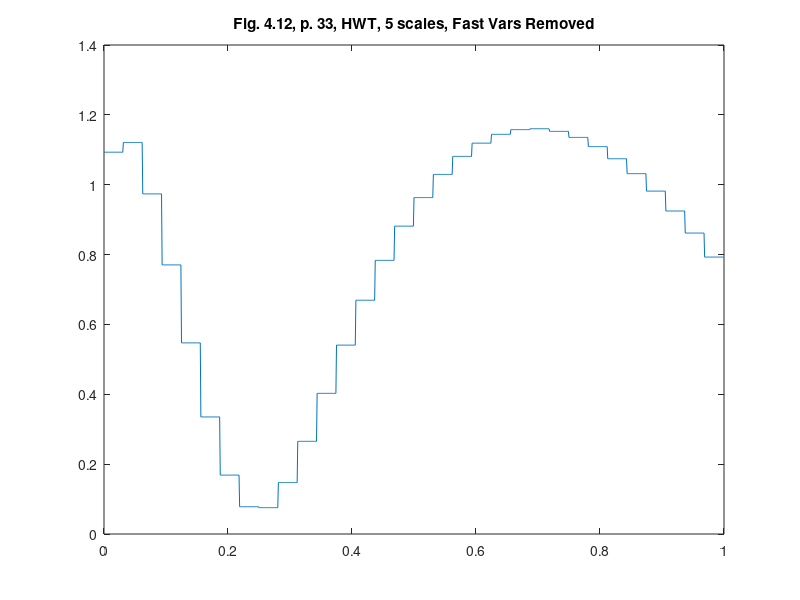

Source code (MATLAB):
%% ========================================================================
%% Programmatic octave notes on "Ripples in Mathematics" by A. Jensen
%% and A. la Cour-Harbo written with a deep gratitude to the authors for
%% this wonderful text. 
%% 
%% Reconstruction of graphs in Figure 4.12, top, p.33, Ch 04.
%%
%% Author: Vladimir Kulyukin
%% 
%% NB: I have tested this code in Octave 4.
%% =========================================================================
t = (1.0/1024.0)*[0:1023];

y_fig_4_12_p33 = [
1.093059323738153
1.093059323738153
1.093059323738153
1.093059323738153
1.093059323738153
1.093059323738153
1.093059323738153
1.093059323738153
1.093059323738153
1.093059323738153
1.093059323738153
1.093059323738153
1.093059323738153
1.093059323738153
1.093059323738153
1.093059323738153
1.093059323738153
1.093059323738153
1.093059323738153
1.093059323738153
1.093059323738153
1.093059323738153
1.093059323738153
1.093059323738153
1.093059323738153
1.093059323738153
1.093059323738153
1.093059323738153
1.093059323738153
1.093059323738153
1.093059323738153
1.093059323738153
1.1208692446552968
1.1208692446552968
1.1208692446552968
1.1208692446552968
1.1208692446552968
1.1208692446552968
1.1208692446552968
1.1208692446552968
1.1208692446552968
1.1208692446552968
1.1208692446552968
1.1208692446552968
1.1208692446552968
1.1208692446552968
1.1208692446552968
1.1208692446552968
1.1208692446552968
1.1208692446552968
1.1208692446552968
1.1208692446552968
1.1208692446552968
1.1208692446552968
1.1208692446552968
1.1208692446552968
1.1208692446552968
1.1208692446552968
1.1208692446552968
1.1208692446552968
1.1208692446552968
1.1208692446552968
1.1208692446552968
1.1208692446552968
0.9738014263164662
0.973801426316466
0.9738014263164662
0.9738014263164662
0.9738014263164662
0.9738014263164662
0.9738014263164662
0.9738014263164662
0.9738014263164662
0.9738014263164662
0.9738014263164662
0.9738014263164662
0.9738014263164662
0.9738014263164662
0.9738014263164662
0.9738014263164662
0.9738014263164662
0.9738014263164662
0.9738014263164662
0.9738014263164662
0.9738014263164662
0.9738014263164662
0.9738014263164662
0.9738014263164662
0.9738014263164662
0.9738014263164662
0.9738014263164662
0.9738014263164662
0.9738014263164662
0.9738014263164662
0.9738014263164662
0.9738014263164662
0.7704994145821934
0.7704994145821935
0.7704994145821934
0.7704994145821934
0.7704994145821934
0.7704994145821934
0.7704994145821934
0.7704994145821934
0.7704994145821934
0.7704994145821934
0.7704994145821934
0.7704994145821934
0.7704994145821934
0.7704994145821934
0.7704994145821934
0.7704994145821934
0.7704994145821934
0.7704994145821934
0.7704994145821934
0.7704994145821934
0.7704994145821934
0.7704994145821934
0.7704994145821934
0.7704994145821934
0.7704994145821934
0.7704994145821934
0.7704994145821934
0.7704994145821934
0.7704994145821934
0.7704994145821934
0.7704994145821934
0.7704994145821934
0.5472181708896684
0.5472181708896686
0.5472181708896684
0.5472181708896684
0.5472181708896684
0.5472181708896684
0.5472181708896684
0.5472181708896684
0.5472181708896684
0.5472181708896684
0.5472181708896684
0.5472181708896684
0.5472181708896684
0.5472181708896684
0.5472181708896684
0.5472181708896684
0.5472181708896684
0.5472181708896684
0.5472181708896684
0.5472181708896684
0.5472181708896684
0.5472181708896684
0.5472181708896684
0.5472181708896684
0.5472181708896684
0.5472181708896684
0.5472181708896684
0.5472181708896684
0.5472181708896684
0.5472181708896684
0.5472181708896684
0.5472181708896684
0.33516604112267445
0.33516604112267423
0.33516604112267445
0.33516604112267445
0.33516604112267445
0.33516604112267445
0.33516604112267445
0.33516604112267445
0.33516604112267445
0.33516604112267445
0.33516604112267445
0.33516604112267445
0.33516604112267445
0.33516604112267445
0.33516604112267445
0.33516604112267445
0.33516604112267445
0.33516604112267445
0.33516604112267445
0.33516604112267445
0.33516604112267445
0.33516604112267445
0.33516604112267445
0.33516604112267445
0.33516604112267445
0.33516604112267445
0.33516604112267445
0.33516604112267445
0.33516604112267445
0.33516604112267445
0.33516604112267445
0.33516604112267445
0.16862629791797773
0.16862629791797756
0.16862629791797773
0.16862629791797773
0.16862629791797773
0.16862629791797773
0.16862629791797773
0.16862629791797773
0.16862629791797773
0.16862629791797773
0.16862629791797773
0.16862629791797773
0.16862629791797773
0.16862629791797773
0.16862629791797773
0.16862629791797773
0.16862629791797773
0.16862629791797773
0.16862629791797773
0.16862629791797773
0.16862629791797773
0.16862629791797773
0.16862629791797773
0.16862629791797773
0.16862629791797773
0.16862629791797773
0.16862629791797773
0.16862629791797773
0.16862629791797773
0.16862629791797773
0.16862629791797773
0.16862629791797773
0.07811748080670465
0.07811748080670466
0.07811748080670465
0.07811748080670465
0.07811748080670465
0.07811748080670465
0.07811748080670465
0.07811748080670465
0.07811748080670465
0.07811748080670465
0.07811748080670465
0.07811748080670465
0.07811748080670465
0.07811748080670465
0.07811748080670465
0.07811748080670465
0.07811748080670466
0.07811748080670465
0.07811748080670465
0.07811748080670465
0.07811748080670465
0.07811748080670465
0.07811748080670465
0.07811748080670465
0.07811748080670465
0.07811748080670465
0.07811748080670465
0.07811748080670465
0.07811748080670465
0.07811748080670465
0.07811748080670465
0.07811748080670465
0.07548185761080115
0.07548185761080117
0.07548185761080115
0.07548185761080115
0.07548185761080115
0.07548185761080115
0.07548185761080115
0.07548185761080115
0.07548185761080115
0.07548185761080115
0.07548185761080115
0.07548185761080115
0.07548185761080115
0.07548185761080115
0.07548185761080115
0.07548185761080115
0.07548185761080115
0.07548185761080115
0.07548185761080115
0.07548185761080115
0.07548185761080115
0.07548185761080115
0.07548185761080115
0.07548185761080115
0.07548185761080115
0.07548185761080115
0.07548185761080115
0.07548185761080115
0.07548185761080115
0.07548185761080115
0.07548185761080115
0.07548185761080115
0.1472275494629902
0.14722754946299021
0.1472275494629902
0.1472275494629902
0.1472275494629902
0.1472275494629902
0.1472275494629902
0.1472275494629902
0.1472275494629902
0.1472275494629902
0.1472275494629902
0.1472275494629902
0.1472275494629902
0.1472275494629902
0.1472275494629902
0.1472275494629902
0.1472275494629902
0.1472275494629902
0.1472275494629902
0.1472275494629902
0.1472275494629902
0.1472275494629902
0.1472275494629902
0.1472275494629902
0.1472275494629902
0.1472275494629902
0.1472275494629902
0.1472275494629902
0.1472275494629902
0.1472275494629902
0.1472275494629902
0.1472275494629902
0.26528678949065065
0.26528678949065077
0.26528678949065065
0.26528678949065065
0.26528678949065065
0.26528678949065065
0.26528678949065065
0.26528678949065065
0.26528678949065065
0.26528678949065065
0.26528678949065065
0.26528678949065065
0.26528678949065065
0.26528678949065065
0.26528678949065065
0.26528678949065065
0.26528678949065065
0.26528678949065065
0.26528678949065065
0.26528678949065065
0.26528678949065065
0.26528678949065065
0.26528678949065065
0.26528678949065065
0.26528678949065065
0.26528678949065065
0.26528678949065065
0.26528678949065065
0.26528678949065065
0.26528678949065065
0.26528678949065065
0.26528678949065065
0.4026410376812108
0.40264103768121084
0.4026410376812108
0.4026410376812108
0.4026410376812108
0.4026410376812108
0.4026410376812108
0.4026410376812108
0.4026410376812108
0.4026410376812108
0.4026410376812108
0.4026410376812108
0.4026410376812108
0.4026410376812108
0.4026410376812108
0.4026410376812108
0.4026410376812108
0.4026410376812108
0.4026410376812108
0.4026410376812108
0.4026410376812108
0.4026410376812108
0.4026410376812108
0.4026410376812108
0.4026410376812108
0.4026410376812108
0.4026410376812108
0.4026410376812108
0.4026410376812108
0.4026410376812108
0.4026410376812108
0.4026410376812108
0.5407397549263461
0.5407397549263462
0.5407397549263461
0.5407397549263461
0.5407397549263461
0.5407397549263461
0.5407397549263461
0.5407397549263461
0.5407397549263461
0.5407397549263461
0.5407397549263461
0.5407397549263461
0.5407397549263461
0.5407397549263461
0.5407397549263461
0.5407397549263461
0.5407397549263461
0.5407397549263461
0.5407397549263461
0.5407397549263461
0.5407397549263461
0.5407397549263461
0.5407397549263461
0.5407397549263461
0.5407397549263461
0.5407397549263461
0.5407397549263461
0.5407397549263461
0.5407397549263461
0.5407397549263461
0.5407397549263461
0.5407397549263461
0.6692546135168123
0.6692546135168123
0.6692546135168123
0.6692546135168123
0.6692546135168123
0.6692546135168123
0.6692546135168123
0.6692546135168123
0.6692546135168123
0.6692546135168123
0.6692546135168123
0.6692546135168123
0.6692546135168123
0.6692546135168123
0.6692546135168123
0.6692546135168123
0.6692546135168123
0.6692546135168123
0.6692546135168123
0.6692546135168123
0.6692546135168123
0.6692546135168123
0.6692546135168123
0.6692546135168123
0.6692546135168123
0.6692546135168123
0.6692546135168123
0.6692546135168123
0.6692546135168123
0.6692546135168123
0.6692546135168123
0.6692546135168123
0.7833686385189779
0.783368638518978
0.7833686385189779
0.7833686385189779
0.7833686385189779
0.7833686385189779
0.7833686385189779
0.7833686385189779
0.7833686385189779
0.7833686385189779
0.7833686385189779
0.7833686385189779
0.7833686385189779
0.7833686385189779
0.7833686385189779
0.7833686385189779
0.7833686385189779
0.7833686385189779
0.7833686385189779
0.7833686385189779
0.7833686385189779
0.7833686385189779
0.7833686385189779
0.7833686385189779
0.7833686385189779
0.7833686385189779
0.7833686385189779
0.7833686385189779
0.7833686385189779
0.7833686385189779
0.7833686385189779
0.7833686385189779
0.8813824907993536
0.8813824907993535
0.8813824907993536
0.8813824907993536
0.8813824907993536
0.8813824907993536
0.8813824907993536
0.8813824907993536
0.8813824907993536
0.8813824907993536
0.8813824907993536
0.8813824907993536
0.8813824907993536
0.8813824907993536
0.8813824907993536
0.8813824907993536
0.8813824907993536
0.8813824907993536
0.8813824907993536
0.8813824907993536
0.8813824907993536
0.8813824907993536
0.8813824907993536
0.8813824907993536
0.8813824907993536
0.8813824907993536
0.8813824907993536
0.8813824907993536
0.8813824907993536
0.8813824907993536
0.8813824907993536
0.8813824907993536
0.9631896918779359
0.9631896918779359
0.9631896918779359
0.9631896918779359
0.9631896918779359
0.9631896918779359
0.9631896918779359
0.9631896918779359
0.9631896918779359
0.9631896918779359
0.9631896918779359
0.9631896918779359
0.9631896918779359
0.9631896918779359
0.9631896918779359
0.9631896918779359
0.9631896918779359
0.9631896918779359
0.9631896918779359
0.9631896918779359
0.9631896918779359
0.9631896918779359
0.9631896918779359
0.9631896918779359
0.9631896918779359
0.9631896918779359
0.9631896918779359
0.9631896918779359
0.9631896918779359
0.9631896918779359
0.9631896918779359
0.9631896918779359
1.029424686877916
1.029424686877916
1.029424686877916
1.029424686877916
1.029424686877916
1.029424686877916
1.029424686877916
1.029424686877916
1.029424686877916
1.029424686877916
1.029424686877916
1.029424686877916
1.029424686877916
1.029424686877916
1.029424686877916
1.029424686877916
1.029424686877916
1.029424686877916
1.029424686877916
1.029424686877916
1.029424686877916
1.029424686877916
1.029424686877916
1.029424686877916
1.029424686877916
1.029424686877916
1.029424686877916
1.029424686877916
1.029424686877916
1.029424686877916
1.029424686877916
1.029424686877916
1.0810174108655095
1.0810174108655095
1.0810174108655095
1.0810174108655095
1.0810174108655095
1.0810174108655095
1.0810174108655095
1.0810174108655095
1.0810174108655095
1.0810174108655095
1.0810174108655095
1.0810174108655095
1.0810174108655095
1.0810174108655095
1.0810174108655095
1.0810174108655095
1.0810174108655095
1.0810174108655095
1.0810174108655095
1.0810174108655095
1.0810174108655095
1.0810174108655095
1.0810174108655095
1.0810174108655095
1.0810174108655095
1.0810174108655095
1.0810174108655095
1.0810174108655095
1.0810174108655095
1.0810174108655095
1.0810174108655095
1.0810174108655095
1.118971140036439
1.118971140036439
1.118971140036439
1.118971140036439
1.118971140036439
1.118971140036439
1.118971140036439
1.118971140036439
1.118971140036439
1.118971140036439
1.118971140036439
1.118971140036439
1.118971140036439
1.118971140036439
1.118971140036439
1.118971140036439
1.118971140036439
1.118971140036439
1.118971140036439
1.118971140036439
1.118971140036439
1.118971140036439
1.118971140036439
1.118971140036439
1.118971140036439
1.118971140036439
1.118971140036439
1.118971140036439
1.118971140036439
1.118971140036439
1.118971140036439
1.118971140036439
1.1442579540861724
1.1442579540861724
1.1442579540861724
1.1442579540861724
1.1442579540861724
1.1442579540861724
1.1442579540861724
1.1442579540861724
1.1442579540861724
1.1442579540861724
1.1442579540861724
1.1442579540861724
1.1442579540861724
1.1442579540861724
1.1442579540861724
1.1442579540861724
1.1442579540861724
1.1442579540861724
1.1442579540861724
1.1442579540861724
1.1442579540861724
1.1442579540861724
1.1442579540861724
1.1442579540861724
1.1442579540861724
1.1442579540861724
1.1442579540861724
1.1442579540861724
1.1442579540861724
1.1442579540861724
1.1442579540861724
1.1442579540861724
1.1577748762190492
1.1577748762190492
1.1577748762190492
1.1577748762190492
1.1577748762190492
1.1577748762190492
1.1577748762190492
1.1577748762190492
1.1577748762190492
1.1577748762190492
1.1577748762190492
1.1577748762190492
1.1577748762190492
1.1577748762190492
1.1577748762190492
1.1577748762190492
1.1577748762190492
1.1577748762190492
1.1577748762190492
1.1577748762190492
1.1577748762190492
1.1577748762190492
1.1577748762190492
1.1577748762190492
1.1577748762190492
1.1577748762190492
1.1577748762190492
1.1577748762190492
1.1577748762190492
1.1577748762190492
1.1577748762190492
1.1577748762190492
1.160330913935855
1.160330913935855
1.160330913935855
1.160330913935855
1.160330913935855
1.160330913935855
1.160330913935855
1.160330913935855
1.160330913935855
1.160330913935855
1.160330913935855
1.160330913935855
1.160330913935855
1.160330913935855
1.160330913935855
1.160330913935855
1.160330913935855
1.160330913935855
1.160330913935855
1.160330913935855
1.160330913935855
1.160330913935855
1.160330913935855
1.160330913935855
1.160330913935855
1.160330913935855
1.160330913935855
1.160330913935855
1.160330913935855
1.160330913935855
1.160330913935855
1.160330913935855
1.152649694603788
1.152649694603788
1.152649694603788
1.152649694603788
1.152649694603788
1.152649694603788
1.152649694603788
1.152649694603788
1.152649694603788
1.152649694603788
1.152649694603788
1.152649694603788
1.152649694603788
1.152649694603788
1.152649694603788
1.152649694603788
1.152649694603788
1.152649694603788
1.152649694603788
1.152649694603788
1.152649694603788
1.152649694603788
1.152649694603788
1.152649694603788
1.152649694603788
1.152649694603788
1.152649694603788
1.152649694603788
1.152649694603788
1.152649694603788
1.152649694603788
1.152649694603788
1.1353799984004478
1.1353799984004478
1.1353799984004478
1.1353799984004478
1.1353799984004478
1.1353799984004478
1.1353799984004478
1.1353799984004478
1.1353799984004478
1.1353799984004478
1.1353799984004478
1.1353799984004478
1.1353799984004478
1.1353799984004478
1.1353799984004478
1.1353799984004478
1.1353799984004478
1.1353799984004478
1.1353799984004478
1.1353799984004478
1.1353799984004478
1.1353799984004478
1.1353799984004478
1.1353799984004478
1.1353799984004478
1.1353799984004478
1.1353799984004478
1.1353799984004478
1.1353799984004478
1.1353799984004478
1.1353799984004478
1.1353799984004478
1.1091105037212254
1.1091105037212254
1.1091105037212254
1.1091105037212254
1.1091105037212254
1.1091105037212254
1.1091105037212254
1.1091105037212254
1.1091105037212254
1.1091105037212254
1.1091105037212254
1.1091105037212254
1.1091105037212254
1.1091105037212254
1.1091105037212254
1.1091105037212254
1.1091105037212254
1.1091105037212254
1.1091105037212254
1.1091105037212254
1.1091105037212254
1.1091105037212254
1.1091105037212254
1.1091105037212254
1.1091105037212254
1.1091105037212254
1.1091105037212254
1.1091105037212254
1.1091105037212254
1.1091105037212254
1.1091105037212254
1.1091105037212254
1.0743872091837838
1.0743872091837838
1.0743872091837838
1.0743872091837838
1.0743872091837838
1.0743872091837838
1.0743872091837838
1.0743872091837838
1.0743872091837838
1.0743872091837838
1.0743872091837838
1.0743872091837838
1.0743872091837838
1.0743872091837838
1.0743872091837838
1.0743872091837838
1.0743872091837838
1.0743872091837838
1.0743872091837838
1.0743872091837838
1.0743872091837838
1.0743872091837838
1.0743872091837838
1.0743872091837838
1.0743872091837838
1.0743872091837838
1.0743872091837838
1.0743872091837838
1.0743872091837838
1.0743872091837838
1.0743872091837838
1.0743872091837838
1.031733181422466
1.031733181422466
1.031733181422466
1.031733181422466
1.031733181422466
1.031733181422466
1.031733181422466
1.031733181422466
1.031733181422466
1.031733181422466
1.031733181422466
1.031733181422466
1.031733181422466
1.031733181422466
1.031733181422466
1.031733181422466
1.031733181422466
1.031733181422466
1.031733181422466
1.031733181422466
1.031733181422466
1.031733181422466
1.031733181422466
1.031733181422466
1.031733181422466
1.031733181422466
1.031733181422466
1.031733181422466
1.031733181422466
1.031733181422466
1.031733181422466
1.031733181422466
0.9816709582877989
0.9816709582877989
0.9816709582877989
0.9816709582877989
0.9816709582877989
0.9816709582877989
0.9816709582877989
0.9816709582877989
0.9816709582877989
0.9816709582877989
0.9816709582877989
0.9816709582877989
0.9816709582877989
0.9816709582877989
0.9816709582877989
0.9816709582877989
0.9816709582877989
0.9816709582877989
0.9816709582877989
0.9816709582877989
0.9816709582877989
0.9816709582877989
0.9816709582877989
0.9816709582877989
0.9816709582877989
0.9816709582877989
0.9816709582877989
0.9816709582877989
0.9816709582877989
0.9816709582877989
0.9816709582877989
0.9816709582877989
0.924748335213642
0.9247483352136419
0.924748335213642
0.924748335213642
0.924748335213642
0.924748335213642
0.924748335213642
0.924748335213642
0.924748335213642
0.924748335213642
0.924748335213642
0.924748335213642
0.924748335213642
0.924748335213642
0.924748335213642
0.924748335213642
0.924748335213642
0.924748335213642
0.924748335213642
0.924748335213642
0.924748335213642
0.924748335213642
0.924748335213642
0.924748335213642
0.924748335213642
0.924748335213642
0.924748335213642
0.924748335213642
0.924748335213642
0.924748335213642
0.924748335213642
0.924748335213642
0.8615684611969553
0.8615684611969554
0.8615684611969553
0.8615684611969553
0.8615684611969553
0.8615684611969553
0.8615684611969553
0.8615684611969553
0.8615684611969553
0.8615684611969553
0.8615684611969553
0.8615684611969553
0.8615684611969553
0.8615684611969553
0.8615684611969553
0.8615684611969553
0.8615684611969553
0.8615684611969553
0.8615684611969553
0.8615684611969553
0.8615684611969553
0.8615684611969553
0.8615684611969553
0.8615684611969553
0.8615684611969553
0.8615684611969553
0.8615684611969553
0.8615684611969553
0.8615684611969553
0.8615684611969553
0.8615684611969553
0.8615684611969553
0.7928251524102718
0.7928251524102718
0.7928251524102718
0.7928251524102718
0.7928251524102718
0.7928251524102718
0.7928251524102718
0.7928251524102718
0.7928251524102718
0.7928251524102718
0.7928251524102718
0.7928251524102718
0.7928251524102718
0.7928251524102718
0.7928251524102718
0.7928251524102718
0.7928251524102718
0.7928251524102718
0.7928251524102718
0.7928251524102718
0.7928251524102718
0.7928251524102718
0.7928251524102718
0.7928251524102718
0.7928251524102718
0.7928251524102718
0.7928251524102718
0.7928251524102718
0.7928251524102718
0.7928251524102718
0.7928251524102718
0.7928251524102718
];

figure;
plot(t, y_fig_4_12_p33);
xlim([0 1]);
title('Fig. 4.12, p. 33, HWT, 5 scales, Fast Vars Removed');
